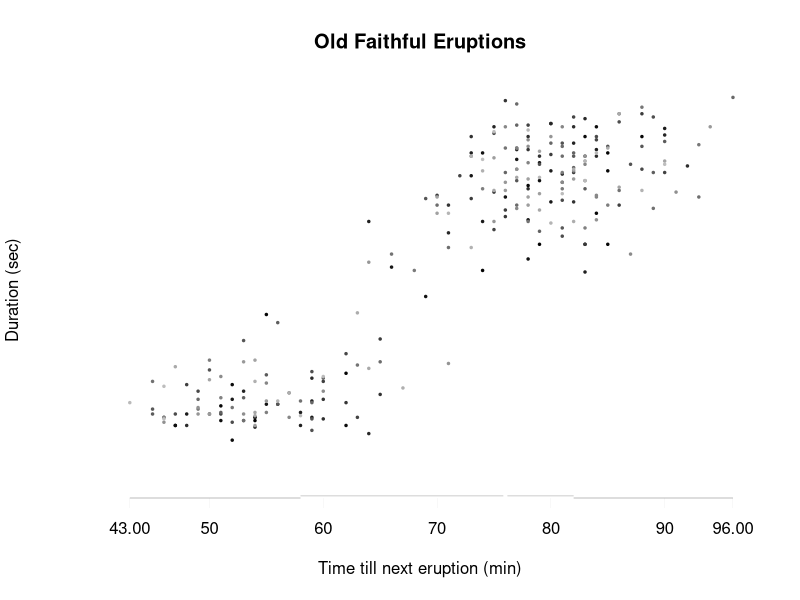

Write the R code that produced this figure. (Note: this script raises an error after producing the figure.)
##     fancyaxis: Draw axis which shows minimum, maximum, quartiles
##                 and mean
##
##     Copyright (C) 2005 Steven J. Murdoch <http://www.cl.cam.ac.uk/users/sjm217/>
##
##     This program is free software; you can redistribute it and/or modify
##     it under the terms of the GNU General Public License as published by
##     the Free Software Foundation; either version 2 of the License, or
##     (at your option) any later version.
##
##     This program is distributed in the hope that it will be useful,
##     but WITHOUT ANY WARRANTY; without even the implied warranty of
##     MERCHANTABILITY or FITNESS FOR A PARTICULAR PURPOSE.  See the
##     GNU General Public License for more details.
##
##     You should have received a copy of the GNU General Public License
##     along with this program; if not, write to the Free Software
##     Foundation, Inc., 59 Temple Place, Suite 330, Boston, MA  02111-1307  USA

##     This is very much a work in progress and still of alpha
##     quality. See the example at the end of file for usage. It
##     currently does not deal with logarithmic scales properly and
##     needs manual tweaking of several values to suit different data
##     and output device resolution. Comments and suggestions are
##     appreciated. My contact details can be found here:
##        http://www.cl.cam.ac.uk/users/sjm217/     
##
##     The design of the graph is based on a scatterplot presented in
##     "The Visual Display of Quantitative Information", Edward Tufte.
##
##     $Id$

fancyaxis <- function(side, summ, mingap=0.5, digits=2) {
  # side: like axis()
  # summ: a summary object, for example returned by summary()
  # mingap: the smallest gap permitted between two tickmarks,
  #         expressed as a fraction of the default tickmark gap
  # digits: the number of digits to round minimum and maximum to
  
  # TODO:
  # Deal with case where length(axTicks)<2
  # Deal with logarithmic axis case

  # Get summary information
  amin <- summ[1]
  aq1 <- summ[2]
  amed <- summ[3]
  amean <- summ[4]
  aq3 <- summ[5]
  amax <- summ[6]

  # Calculate default positions of ticks
  ticks <- axTicks(side)

  # Calculate the minimum desired gap between ticks
  numticks <- length(ticks)
  axgap <- (ticks[numticks]-ticks[numticks-1])*mingap

  # Trim of any ticks that are outside the range
  tmax <- round(amax,digits)
  tmin <- round(amin,2)
  ticks <- ticks[ticks<=tmax]
  ticks <- ticks[ticks>=tmin]

  # Get new range of tickmarks
  numticks <- length(ticks)
  firsttick <- ticks[1]
  lasttick <- ticks[numticks]

  
  # If max tick will be too close to the last tick, replace it,
  #  otherwise append it
  if (tmax - lasttick < axgap) {
    ticks[numticks]<-tmax	
  } else {	
    ticks<-c(ticks,tmax)
  }
  
  # Similarly for first tick
  if (abs(tmin-firsttick) < axgap) {
    ticks[1]<-tmin	
  } else {	
    ticks<-c(tmin, ticks)
  }

  # Format the labels. min and max should have as many
  #  trailing zeros they were rounded to, the others
  #  should have the minimum needed to represent the tick marks
  numticks <- length(ticks)

  # Min and max
  lmin <- format(ticks[1], nsmall=digits, trim=TRUE)
  lmax <- format(ticks[numticks], nsmall=digits, trim=TRUE)

  # The others
  middle <- format(ticks[2:(numticks-1)], trim=TRUE)

  # Combine them
  labels <- c(lmin,middle,lmax)

  # Draw the axis
  par("lend"="square")

  # Used for overwriting the axis line to leave tickmarks
  bg <- par("bg")
  if (bg == "transparent")
    bg <- "white"

  # Draw the axis and tickmarks
  axis(side, ticks, labels=FALSE, col="gray50", lwd=0.05)
  # Erase the axis
  axis(side, ticks, labels=FALSE, col=bg, tcl = 0, lwd=0.2)
  # Draw the labels
  axis(side, ticks, labels=labels, tick=FALSE, tcl = 0, lwd=0.2)

  # Find out the properties of the side we are doing
  parside <-
    if (side==1){
      # Does the outside of the plot have larger or smaller vales
      flip <- 1
      # Are we on the xaxis
      xaxis <- TRUE
      # Relevant index of par("usr")
      3
    }
    else if (side==2) {
      flip <- 1
      xaxis <- FALSE
      1
    }
    else if (side==3) {
      flip <- -1
      xaxis <- TRUE
      4
    }
    else if (side==4) {
      flip <- -1
      xaxis <- FALSE
      2
    }

  # Axis position
  base<-par("usr")[parside]

  # Width and height in user units
  plotwidth <- diff(par("usr")[1:2])
  plotheight <- diff(par("usr")[3:4])

  # Shift for the q2 and q3 axis from the base (in inches)
  shift <- par("pin")[1]*0.003*flip
  # Gap for the median
  gap <- par("pin")[1]*0.003
  # Shift for the mean pointer away from the axis
  meanshift <- par("cin")[1]*0.5*flip

  # Scale lengths so both axes are equal on output device
  if (xaxis==0) {
    shift <- shift/par("pin")[1]*plotwidth
    meanshift <- meanshift/par("pin")[1]*plotwidth
    gap <- gap/par("pin")[2]*plotheight
  } else {
    shift <- shift/par("pin")[2]*plotheight
    meanshift <- meanshift/par("pin")[2]*plotheight
    gap <- gap/par("pin")[1]*plotwidth
  }

  # Position of q2 and q3 axis segments
  offset <- base+shift

  # Stops the lines overrunning
  oldlend <- par(lend = "butt")
  on.exit(par(oldlend))
  
  # Draw q1 and q4 axis segments
  if (xaxis==0) {
    #     xs,         ys,          Don't clip, Line width, Don't overlap 
    lines(rep(base,2),c(amin,aq1), xpd=TRUE, lwd=0.2)
    lines(rep(base,2),c(aq3,amax), xpd=TRUE, lwd=0.2)
  } else {
    lines(c(amin,aq1),rep(base,2), xpd=TRUE, lwd=0.2)
    lines(c(aq3,amax),rep(base,2), xpd=TRUE, lwd=0.2)
    
  }

  # Draw q2 and q3 axis segments
  if (xaxis==0) {
    lines(rep(offset,2),c(aq1,amed-gap), xpd=TRUE, lwd=0.2)
    lines(rep(offset,2),c(amed+gap,aq3), xpd=TRUE, lwd=0.2)
  } else {
    lines(c(aq1,amed-gap),rep(offset,2), xpd=TRUE, lwd=0.2)
    lines(c(amed+gap,aq3),rep(offset,2), xpd=TRUE, lwd=0.2)
  }

  # Which segment is the mean in?
  if((amean>aq3) || (amean<aq1)) {
    # Mean is in q1/q4, so move relative to base
    meanbase <- base-meanshift
  } else {
    # Mean is in q2/q3, so move relative to shifted base
    meanbase <- offset-meanshift
  }

  # Draw the mean
  if (xaxis==0) {
    points(meanbase, amean, pch=18, cex=0.7, col="red", xpd=TRUE)
  } else {
    points(amean, meanbase, pch=18, cex=0.7, col="red", xpd=TRUE)
  }
}

### Example usage ###

# Background colour
par("bg"="#fffff0")
#par("bg"="transparent")

# Output device. If outputing to a file, remember to use dev.off() at
#  the end
#png(file="/tmp/faithful.png",width=480,height=320,bg=par("bg"))
#postscript(file="/tmp/faithful.ps",paper="A4",bg=par("bg"))
#pdf(file="/tmp/faithful.pdf", width=297/25.4, height=210/25.4, bg=par("bg"))
X11(bg=par("bg"))

#xdata=iris$Petal.Width
#ydata=iris$Petal.Length

#xdata=cars$speed
#ydata=cars$dist

# Sample dataset from R
xdata <- faithful$waiting
ydata <- faithful$eruptions*60

# Label event age by a colour in the range (0,0.75)
colours <- (1:length(xdata))/length(xdata)*0.75

# Make axis labels horizontal
par(las=1)

# Plot the data
plot(xdata,ydata,
     # Omit axes
     axes=FALSE,
     pch=20,
     main="Old Faithful Eruptions",
     xlab="Time till next eruption (min)",
     ylab="Duration (sec)",
     # Leave some space for the rug plot
     xlim=c(41,max(xdata)),
     ylim=c(70,max(ydata)),
     cex=0.5,
     col=gray(colours))

# Add the axes, passing in the summary to provide quartile and mean
fancyaxis(1,summary(xdata))
fancyaxis(2,summary(ydata))

# This data is heavily rounded and there are lots of ties, so use
#  jitter to show distribution. It is not ideal but will do for
#  and example
jx <- jitter(xdata,amount=0.4)
jy <- jitter(ydata,amount=0.1)

# Used for overwriting the axis line to leave tickmarks
bg <- par("bg")
if (bg == "transparent")
  bg <- "white"

# Draw the rug for X
rug(jx,side=1,line=-0.7,tcl=0.3)
# Remove the baseline
axis(side=1,at=jx, col=bg, tcl=0, line=-0.7, label=FALSE)

# Similarly for Y
rug(jy,side=2,line=-0.7,tcl=0.3)
axis(side=2,at=jy, col=bg, tcl=0, line=-0.7, label=FALSE)

# Use this if outputing to a file
#dev.off()
